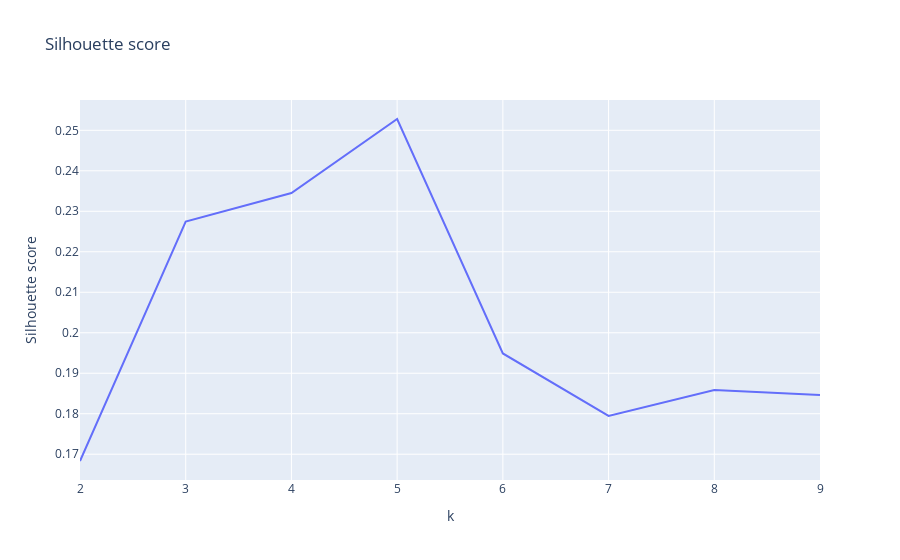

The cell this chart's notebook holds for it:
### Code cell
silhouette_scores = []

for k in range(2, 10):
    kmeans = KMeans(n_clusters=k, random_state=42, init="random", n_init="auto")
    kmeans.fit(df_cluster_product_ss)
    silhouette_scores.append(silhouette_score(df_cluster_product_ss, kmeans.labels_))

fig = px.line(
    x=range(2, 10),
    y=silhouette_scores,
    title="Silhouette score",
    labels={"x": "k", "y": "Silhouette score"},
)
fig.show()

### Figure 1 — Plotly figure (JSON) as saved in the notebook; plotly's stock layout.template omitted (floating-point values rounded to 4 significant figures)
{"data": [{"hovertemplate": "k=%{x}<br>Silhouette score=%{y}<extra></extra>", "legendgroup": "", "line": {"color": "#636efa", "dash": "solid"}, "marker": {"symbol": "circle"}, "mode": "lines", "name": "", "orientation": "v", "showlegend": false, "type": "scatter", "x": [2, 3, 4, 5, 6, 7, 8, 9], "xaxis": "x", "y": [0.1683, 0.2274, 0.2345, 0.2528, 0.1949, 0.1795, 0.1859, 0.1846], "yaxis": "y"}], "layout": {"legend": {"tracegroupgap": 0}, "title": {"text": "Silhouette score"}, "xaxis": {"anchor": "y", "domain": [0, 1], "title": {"text": "k"}}, "yaxis": {"anchor": "x", "domain": [0, 1], "title": {"text": "Silhouette score"}}}}
